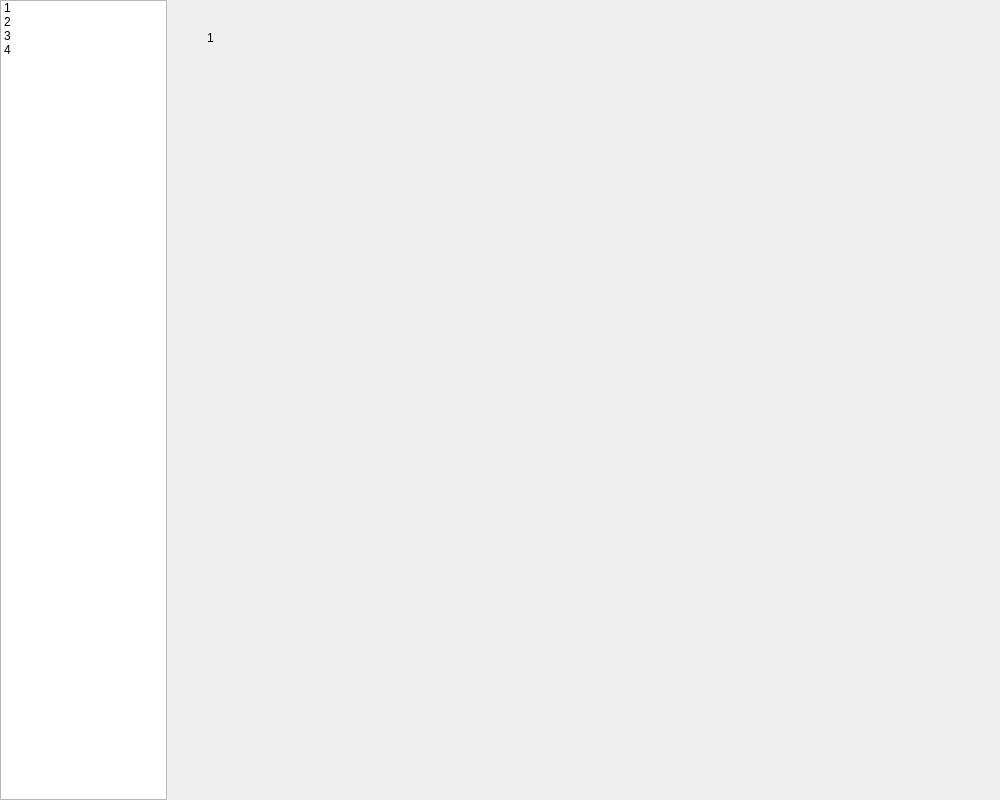
<?xml version="1.0" encoding="UTF-8"?>
<ui version="4.0">
 <class>MainWidgetClass</class>
 <widget class="QWidget" name="MainWidgetClass">
  <property name="geometry">
   <rect>
    <x>0</x>
    <y>0</y>
    <width>1000</width>
    <height>800</height>
   </rect>
  </property>
  <property name="windowTitle">
   <string>MainWidget</string>
  </property>
  <layout class="QHBoxLayout" name="horizontalLayout" stretch="1,5">
   <property name="spacing">
    <number>0</number>
   </property>
   <property name="leftMargin">
    <number>0</number>
   </property>
   <property name="topMargin">
    <number>0</number>
   </property>
   <property name="rightMargin">
    <number>0</number>
   </property>
   <property name="bottomMargin">
    <number>0</number>
   </property>
   <item>
    <widget class="QListWidget" name="listWidget">
     <item>
      <property name="text">
       <string>1</string>
      </property>
     </item>
     <item>
      <property name="text">
       <string>2</string>
      </property>
     </item>
     <item>
      <property name="text">
       <string>3</string>
      </property>
     </item>
     <item>
      <property name="text">
       <string>4</string>
      </property>
     </item>
    </widget>
   </item>
   <item>
    <widget class="QStackedWidget" name="stackedWidget">
     <widget class="QWidget" name="page">
      <widget class="QLabel" name="label">
       <property name="geometry">
        <rect>
         <x>40</x>
         <y>30</y>
         <width>72</width>
         <height>15</height>
        </rect>
       </property>
       <property name="text">
        <string>1</string>
       </property>
      </widget>
     </widget>
     <widget class="QWidget" name="page_2">
      <widget class="QLabel" name="label_2">
       <property name="geometry">
        <rect>
         <x>90</x>
         <y>40</y>
         <width>72</width>
         <height>15</height>
        </rect>
       </property>
       <property name="text">
        <string>2</string>
       </property>
      </widget>
     </widget>
     <widget class="QWidget" name="page_3">
      <widget class="QLabel" name="label_3">
       <property name="geometry">
        <rect>
         <x>100</x>
         <y>50</y>
         <width>72</width>
         <height>15</height>
        </rect>
       </property>
       <property name="text">
        <string>3</string>
       </property>
      </widget>
     </widget>
     <widget class="QWidget" name="page_4">
      <widget class="QLabel" name="label_4">
       <property name="geometry">
        <rect>
         <x>80</x>
         <y>60</y>
         <width>72</width>
         <height>15</height>
        </rect>
       </property>
       <property name="text">
        <string>4</string>
       </property>
      </widget>
     </widget>
    </widget>
   </item>
  </layout>
 </widget>
 <layoutdefault spacing="6" margin="11"/>
 <resources>
  <include location="MainWidget.qrc"/>
 </resources>
 <connections>
  <connection>
   <sender>listWidget</sender>
   <signal>currentRowChanged(int)</signal>
   <receiver>MainWidgetClass</receiver>
   <slot>listWidgetCurrentRowChanged(int)</slot>
   <hints>
    <hint type="sourcelabel">
     <x>104</x>
     <y>171</y>
    </hint>
    <hint type="destinationlabel">
     <x>-95</x>
     <y>115</y>
    </hint>
   </hints>
  </connection>
 </connections>
 <slots>
  <slot>listWidgetCurrentRowChanged(int)</slot>
 </slots>
</ui>
